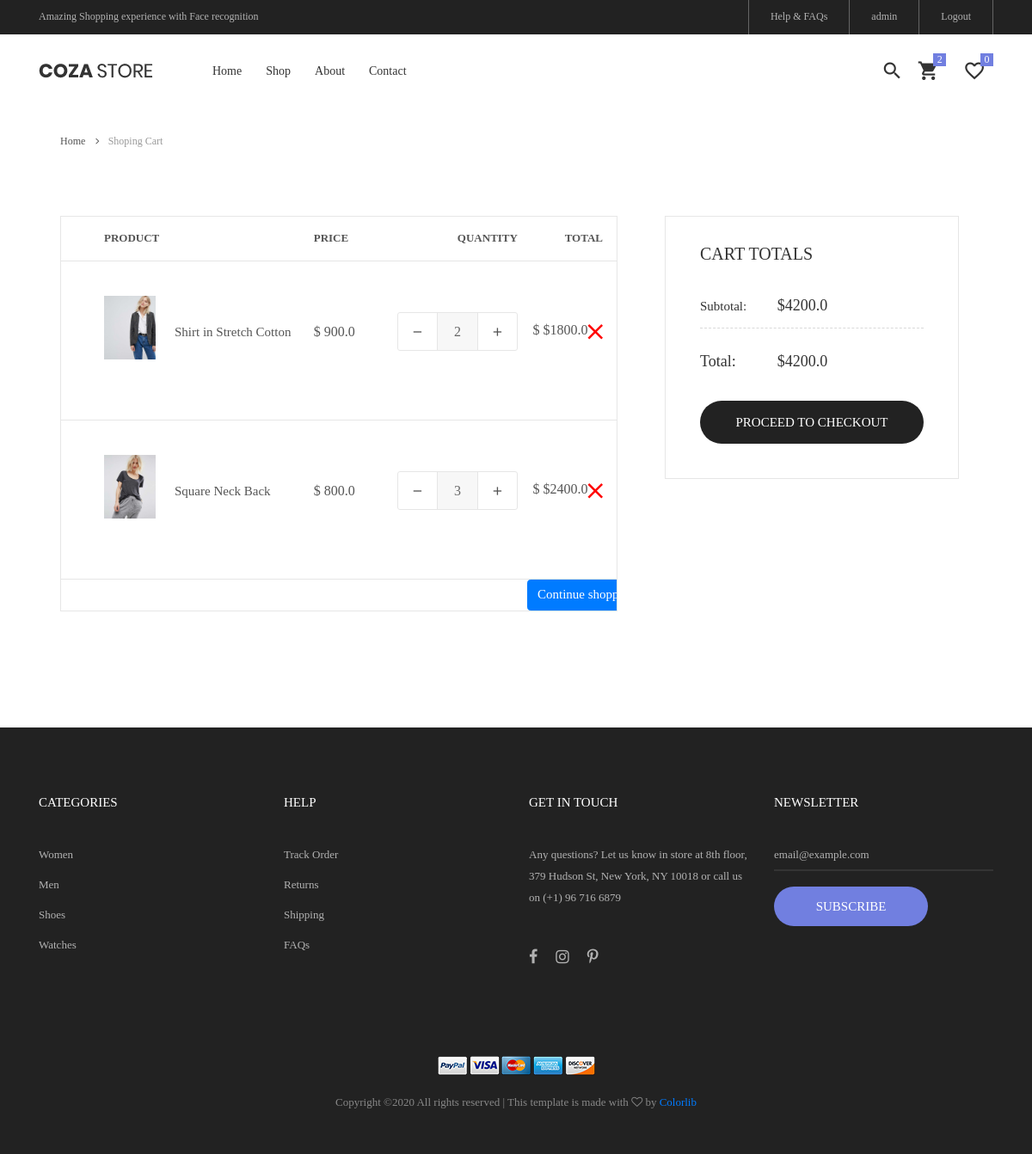
Page /order-summary/ (signed in) on the committed database.
### core/models.py (models this page shows, shortened)
class OrderItem(models.Model):
    user = models.ForeignKey(settings.AUTH_USER_MODEL,
                             on_delete=models.CASCADE)
    ordered = models.BooleanField(default=False)
    item = models.ForeignKey(Item, on_delete=models.CASCADE)
    quantity = models.IntegerField(default=1)
    def get_total_item_price(self):
        return self.quantity * self.item.price
    def get_final_price(self):
        if self.item.discount_price:
            return self.get_total_discount_item_price()
        return self.get_total_item_price()

class Item(models.Model):
    title = models.CharField(max_length=100)
    category = models.ForeignKey(Category, on_delete=models.CASCADE)
    price = models.FloatField()
    discount_price = models.FloatField(blank=True, null=True)
    label = models.CharField(choices=LABEL_CHOICES, max_length=1)
    slug = AutoSlugField(populate_from="title", always_update="True")
    short_description = models.TextField(blank=True)
    description = models.TextField(blank=True)
    image = models.ImageField()
    trending = models.BooleanField(default=False)

class Order(models.Model):
    user = models.ForeignKey(settings.AUTH_USER_MODEL,
                             on_delete=models.CASCADE)
    ref_code = models.CharField(max_length=20, blank=True, null=True)
    items = models.ManyToManyField(OrderItem)
    start_date = models.DateTimeField(auto_now_add=True)
    ordered_date = models.DateTimeField()
    ordered = models.BooleanField(default=False)
    shipping_address = models.ForeignKey(
        'Address', related_name='shipping_address', on_delete=models.SET_NULL, blank=True, null=True)
    billing_address = models.ForeignKey(
        'Address', related_name='billing_address', on_delete=models.SET_NULL, blank=True, null=True)
    payment = models.ForeignKey(
        'Payment', on_delete=models.SET_NULL, blank=True, null=True)
    coupon = models.ForeignKey(
        'Coupon', on_delete=models.SET_NULL, blank=True, null=True)
    being_delivered = models.BooleanField(default=False)
    received = models.BooleanField(default=False)
    refund_requested = models.BooleanField(default=False)
    refund_granted = models.BooleanField(default=False)
    '''
    1. Item added to cart
    2. Adding a billing address
    (Failed checkout)
    3. Payment
    (Preprocessing, processing, packaging etc.)
    4. Being delivered
    5. Received
    6. Refunds
    '''
    def get_total(self):
        total = 0
        for order_item in self.items.all():
            total += order_item.get_final_price()
        if self.coupon:
            total -= self.coupon.amount
        return total

### core/views.py (the view)
# urls.py: path('order-summary/', OrderSummaryView.as_view(), name='order-summary'),
class OrderSummaryView(LoginRequiredMixin, View):
    def get(self, *args, **kwargs):
        try:
            order = Order.objects.get(user=self.request.user, ordered=False)
            context = {
                'object': order
            }
            return render(self.request, 'order_summary.html', context)
        except ObjectDoesNotExist:
            messages.warning(self.request, "You do not have an active order")
            return redirect("/")

### core/templatetags/cart_template_tags.py (called while the page is built)
@register.filter
def cart_item_count(user):
    if user.is_authenticated:
        qs = Order.objects.filter(user=user, ordered=False)
        if qs.exists():
            return qs[0].items.count()
    return 0

### templates/order_summary.html (shortened to what this page needs)
{% extends "base.html" %}
{% block header %}
  {% include "partials/page_header.html" %}
{% endblock header %}
{% block content %}
    {% block breadcrumb %}
        <div class="container">
            <div class="bread-crumb flex-w p-l-25 p-r-15 p-t-30 p-lr-0-lg">
                <a href="index.html" class="stext-109 cl8 hov-cl1 trans-04">
                    Home
                    <i class="fa fa-angle-right m-l-9 m-r-10" aria-hidden="true"></i>
                </a>
                <span class="stext-109 cl4">
                    Shoping Cart
                </span>
            </div>
        </div>
    {% endblock breadcrumb %}
    <form class="bg0 p-t-75 p-b-85">
        <div class="container">
            <div class="row">
                <div class="col-lg-10 col-xl-7 m-lr-auto m-b-50">
                    <div class="m-l-25 m-r--38 m-lr-0-xl">
                        <div class="wrap-table-shopping-cart">
                            <table class="table-shopping-cart">
                                <tr class="table_head">
                                    <th class="column-1">Product</th>
                                    <th class="column-2"></th>
                                    <th class="column-3">Price</th>
                                    <th class="column-4">Quantity</th>
                                    <th class="column-5">Total</th>
                                </tr>
                                {% for order_item in object.items.all %}
                                    <tr class="table_row">
                                        <td class="column-1">
                                            <div class="how-itemcart1">
                                                <img src="{{ order_item.item.image.url }}" alt="IMG">
                                            </div>
                                        </td>
                                        <td class="column-2">{{ order_item.item.title }}</td>
                                        <td class="column-3">$
                                            {% if order_item.item.discount_price %}
                                                {{ order_item.item.discount_price }}
                                            {% else %}
                                                {{ order_item.item.price }}
                                            {% endif %}
                                        </td>
                                        <td class="column-4">
                                            <div class="wrap-num-product flex-w m-l-auto m-r-0">
                                                <a href="{% url 'core:remove-single-item-from-cart' order_item.item.slug %}" class="btn-num-product-down cl8 hov-btn3 trans-04 flex-c-m">
                                                    <i class="fs-16 zmdi zmdi-minus"></i>
                                                </a>
                                                <input class="mtext-104 cl3 txt-center num-product" type="number" name="num-product1" value="{{ order_item.quantity }}">
                                                <a href="{% url 'core:add-to-cart' order_item.item.slug %}" class="btn-num-product-up cl8 hov-btn3 trans-04 flex-c-m">
                                                    <i class="fs-16 zmdi zmdi-plus"></i>
                                                </a>
                                            </div>
                                        </td>
                                        <td class="column-5">$
                                            {% if order_item.item.discount_price %}
                                                ${{ order_item.get_total_discount_item_price }}
                                                <span class="badge badge-primary">
                                                    Saving ${{ order_item.get_amount_saved }}
                                                </span>
                                            {% else %}
                                                ${{ order_item.get_total_item_price }}
                                            {% endif %}
                                            <a style='color: red;' href="{% url 'core:remove-from-cart' order_item.item.slug %}">
                                                <i class="fs-30 zmdi zmdi-close float-right"></i>
                                            </a>
                                        </td>
                                    </tr>
                                {% empty %}
                                    <tr align="center">
                                        <td colspan='5'>Your cart is empty</td>
                                    </tr>
                                {% endfor %}
                                <tr align="center">
                                    <td colspan="5">
                                        <a class='btn btn-primary float-right' href='/'>Continue shopping</a>
                                    </td>
                                </tr>
                            </table>
                        </div>
                    </div>
                </div>
                {% if object.get_total %}
                <div class="col-sm-10 col-lg-7 col-xl-5 m-lr-auto m-b-50">
                    <div class="bor10 p-lr-40 p-t-30 p-b-40 m-l-63 m-r-40 m-lr-0-xl p-lr-15-sm">
                        <h4 class="mtext-109 cl2 p-b-30">
                            Cart Totals
                        </h4>
                        <div class="flex-w flex-t bor12 p-b-13">
                            <div class="size-208">
                                <span class="stext-110 cl2">
                                    Subtotal:
                                </span>
                            </div>
                            <div class="size-209">
                                <span class="mtext-110 cl2">
                                    ${{ object.get_total }}
                                </span>
                            </div>
                        </div>
                        <div class="flex-w flex-t p-t-27 p-b-33">
                            <div class="size-208">
                                <span class="mtext-101 cl2">
                                    Total:
                                </span>
                            </div>
                            <div class="size-209 p-t-1">
                                <span class="mtext-110 cl2">
                                    ${{ object.get_total }}
                                </span>
                            </div>
                        </div>
                        <a href="{% url 'core:checkout' %}" class="flex-c-m stext-101 cl0 size-116 bg3 bor14 hov-btn3 p-lr-15 trans-04 pointer">
                            Proceed to Checkout
                        </a>
                    </div>
                </div>
                {% endif %}
            </div>
        </div>
    </form>
{% endblock content %}

### templates/partials/page_header.html (shortened to what this page needs)
{% load static %}
{% load cart_template_tags %}
<header class="header-v4">
	<div class="container-menu-desktop">
		<div class="top-bar">
			<div class="content-topbar flex-sb-m h-full container">
				<div class="left-top-bar">
					Amazing Shopping experience with Face recognition
				</div>
				<div class="right-top-bar flex-w h-full">
					<a href="#" class="flex-c-m trans-04 p-lr-25">
						Help & FAQs
					</a>
					{% if request.user.is_authenticated %}
						<a href="{% url 'core:account' request.user.id  %}" class="flex-c-m trans-04 p-lr-25">
							{{ request.user.username }}
						</a>
						<a href="{% url 'account_logout' %}" class="flex-c-m trans-04 p-lr-25">
          					Logout
						</a>
					{% endif %}
				</div>
			</div>
		</div>
		<div class="wrap-menu-desktop">
			<nav class="limiter-menu-desktop container">
				<a href="/" class="logo">
					<img src="{% static 'images/icons/logo-01.png' %}" alt="IMG-LOGO">
				</a>
				<div class="menu-desktop">
					<ul class="main-menu">
						<li>
							<a href="/">Home</a>
						</li>
						<li>
							<a href="{% url 'core:shop' %}">Shop</a>
						</li>
						<li>
							<a href="about.html">About</a>
						</li>
						<li>
							<a href="contact.html">Contact</a>
						</li>
					</ul>
				</div>
				<div class="wrap-icon-header flex-w flex-r-m">
					<div class="icon-header-item cl2 hov-cl1 trans-04 p-l-22 p-r-11 js-show-modal-search">
						<i class="zmdi zmdi-search"></i>
					</div>
					<a href="{% url 'core:order-summary' %}" class="icon-header-item cl2 hov-cl1 trans-04 p-r-11 p-l-10 icon-header-noti js-show-cart" {% if request.user.is_authenticated %} data-notify="{{request.user|cart_item_count}}" {% else %} data-notify="0" {% endif %}>
						<i class="zmdi zmdi-shopping-cart"></i>
					</a>
					<a href="#" class="dis-block icon-header-item cl2 hov-cl1 trans-04 p-l-22 p-r-11 icon-header-noti" data-notify="0">
						<i class="zmdi zmdi-favorite-outline"></i>
					</a>
				</div>
			</nav>
		</div>
	</div>
</header>

### rows in the picture
OrderItem: item.image (picture), item "Shirt in Stretch Cotton", item.price "900.0", num-product1 "2", get_total_item_price "1800.0"
OrderItem: item.image (picture), item "Square Neck Back", item.price "800.0", num-product1 "3", get_total_item_price "2400.0"
Order: get_total "4200.0"

### other values in the picture
{{ request.user.username }} "admin"
